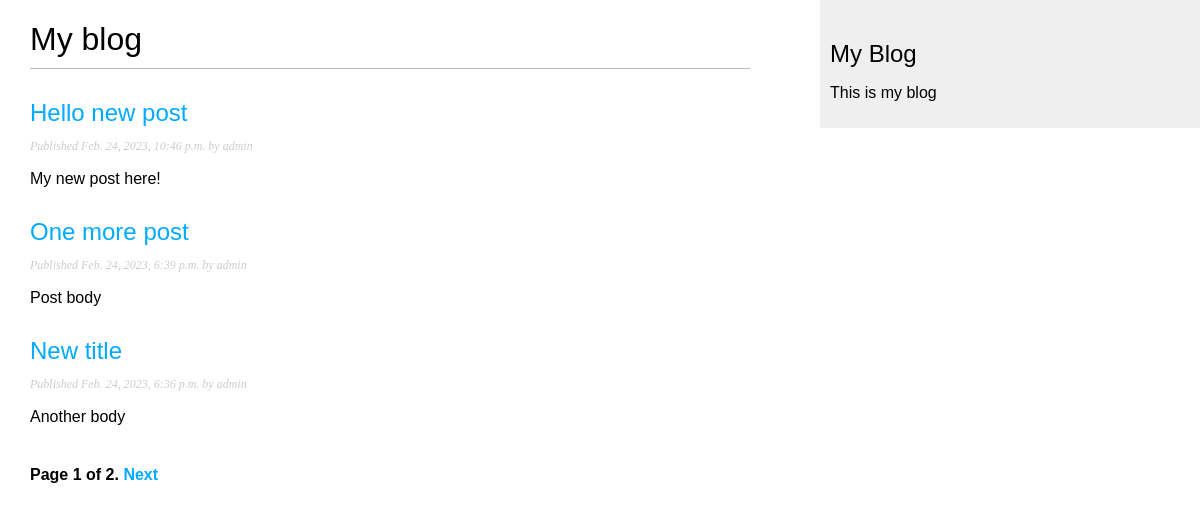
Page /blog on the committed database.
### blog/models.py (models this page shows, shortened)
class Post(models.Model):
    STATUS_CHOICES = (
        ('draft', 'Draft'),
        ('published', 'Published'),
    )
    title = models.CharField(max_length=250)
    slug = models.SlugField(max_length=250, unique_for_date='publish')
    author = models.ForeignKey(User, on_delete=models.CASCADE, related_name='blog_posts')
    body = models.TextField()
    publish = models.DateTimeField(default=timezone.now)
    created = models.DateTimeField(auto_now_add=True)
    updated = models.DateTimeField(auto_now=True)
    status = models.CharField(max_length=10, choices=STATUS_CHOICES, default='draft')
    objects = models.Manager()
    published = PublishedManager()
    class Meta:
        ordering = ('-publish',)
    def get_absolute_url(self):
        return reverse('blog:post_detail', args=[self.publish.year, self.publish.month, self.publish.day, self.slug])

### blog/views.py (the view)
# urls.py: path('', views.post_list, name='post_list'),
def post_list(request):
    object_list = Post.published.all()
    paginator = Paginator(object_list, 3)
    page = request.GET.get('page')
    try:
        posts = paginator.page(page)
    except PageNotAnInteger:
        posts = paginator.page(1)
    except EmptyPage:
        posts = paginator.page(paginator.num_pages)
    return render(request, 'blog/post/list.html', {'page': page, 'posts': posts})

### blog/models.py (called while the page is built)
    def get_queryset(self):
        return super().get_queryset().filter(status='published')

### blog/templates/blog/post/list.html (shortened to what this page needs)
{% extends 'blog/base.html' %}
{% block content %}
<h1>My blog</h1>
    {% for post in posts %}
        <h2>
            <a href="{{post.get_absolute_url}}"> {{post.title}}</a>
        </h2>
        <p class="date">Published {{ post.publish }} by {{ post.author }} </p>
        {{ post.body|truncatewords:30|linebreaks }}
    {% endfor %}
    {% include 'blog/paginator.html' with page=posts %}
{% endblock %}

### blog/templates/blog/base.html (shortened to what this page needs)
<!DOCTYPE html>
{% load static %}
<html>
<head>
    <link href ="{% static 'css/blog.css' %}" rel="stylesheet">
</head>
<body>
    <div id = 'content'>
        {% block content %}
        {% endblock %}
    </div>
    <div id ='sidebar'>
        <h2> My Blog</h2>
        <p>This is my blog</p>
    </div>
</body>
</html>

### blog/templates/blog/paginator.html (shortened to what this page needs)
<div class='pagination'>
    <span class='step-links'>
        <span class ='current'>
            Page {{ page.number }} of {{ page.paginator.num_pages }}.
        </span>
        {% if page.has_next %}
            <a href='?page={{ page.next_page_number }}'>Next</a>
        {% endif %}
    </span>
</div>

### blog/static/css/blog.css (style rules this page uses)
body { margin:0; padding:0; font-family:helvetica, sans-serif; }
a { color:#00abff; text-decoration:none; }
h1 { font-weight:normal; border-bottom:1px solid #bbb; padding:0 0 10px 0; }
h2 { font-weight:normal; margin:30px 0 0; }
#content { float:left; width:60%; padding:0 0 0 30px; }
#sidebar { float:right; width:30%; padding:10px; background:#efefef; height:100%; }
p.date { color:#ccc; font-family: georgia, serif; font-size: 12px; font-style: italic; }
.pagination { margin:40px 0; font-weight:bold; }

### rows in the picture
Post: title "Hello new post", publish "Feb. 24, 2023, 10:46 p.m.", author "admin", body "My new post here!"
Post: title "One more post", publish "Feb. 24, 2023, 6:39 p.m.", author "admin", body "Post body"
Post: title "New title", publish "Feb. 24, 2023, 6:36 p.m.", author "admin", body "Another body"

### other values in the picture
{{ page.number }} "1"
{{ page.paginator.num_pages }} "2"
